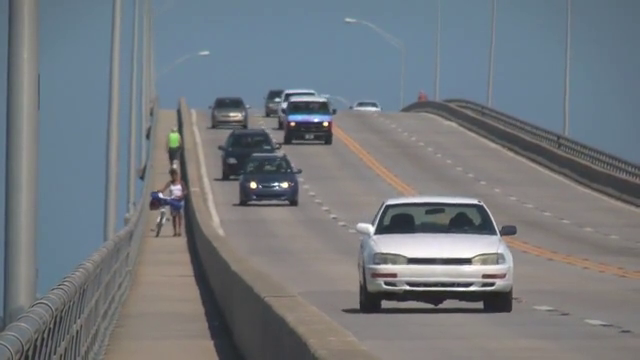
#> input picture frame 91 of slow_traffic_small.mp4, 640 x 360 px, given in place of stitching_video.mp4, which was not available
$ python imageStitching.py
#> lines starting #> are read from the running program, lines starting #| are printed output that depends on the picture; pictures that were not available may be replaced by others from this repository, and a replacement may not be noted
'''
Stitching sample
================

Show how to use Stitcher API from python in a simple way to stitch panoramas
or scans.
'''

# Python 2/3 compatibility
from __future__ import print_function

import numpy as np
import cv2 as cv
import matplotlib.pyplot as plt
import sys


"""parser = argparse.ArgumentParser(prog='stitching.py', description='Stitching sample.')
parser.add_argument('--mode',
                    type=int, choices=modes, default=cv.Stitcher_PANORAMA,
                    help='Determines configuration of stitcher. The default is `PANORAMA` (%d), '
                         'mode suitable for creating photo panoramas. Option `SCANS` (%d) is suitable '
                         'for stitching materials under affine transformation, such as scans.' % modes)
parser.add_argument('--output', default='result.jpg',
                    help='Resulting image. The default is `result.jpg`.')
parser.add_argument('img', nargs='+', help='input images')

__doc__ += '\n' + parser.format_help()"""

def display_video(path):
#> called with path = './stitching_video.mp4'
    cap = cv.VideoCapture(path)
    frame,ret = cap.read()
#> ret is the input picture: shape (360, 640, 3); mean B, G, R 126.6, 121.2, 115.7
    cntFrame=0
    while 1:
        ret,frame = cap.read()
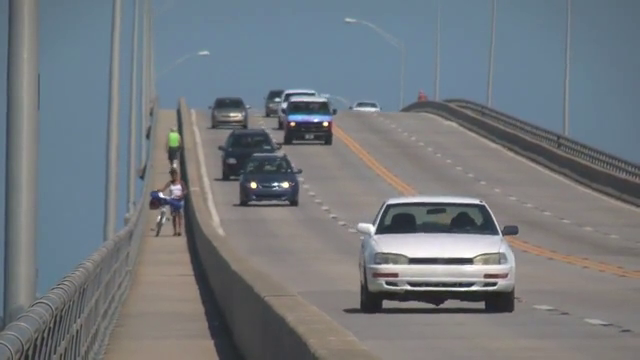
#> input picture frame 92 of slow_traffic_small.mp4, 640 x 360 px, given in place of stitching_video.mp4, which was not available
#> frame is the input picture: shape (360, 640, 3); mean B, G, R 126.3, 121.1, 115.4

        if ret:
            cv.imwrite("./stitch_images/img{:04d}.jpg".format(cntFrame), frame)
            cv.waitKey(10)
            cntFrame+=1
            cv.imshow("video",frame)
            k = cv.waitKey(20)
#> (key Esc is pressed here)
            if k%256 == 32:
                #Space to break
                break
        else: break
    cap.release()
    return cntFrame


#display_video("./stitching_video.mp4")
def main():
    cntFrame = display_video("./stitching_video.mp4")
    modes = (cv.Stitcher_PANORAMA, cv.Stitcher_SCANS)
    # read input images
    idxs = np.linspace(0,cntFrame,50).astype('int')
    #print(idxs)

    imgs = []
    for idx in idxs:
        img = cv.imread("stitch_images/img{:04d}.jpg".format(idx))
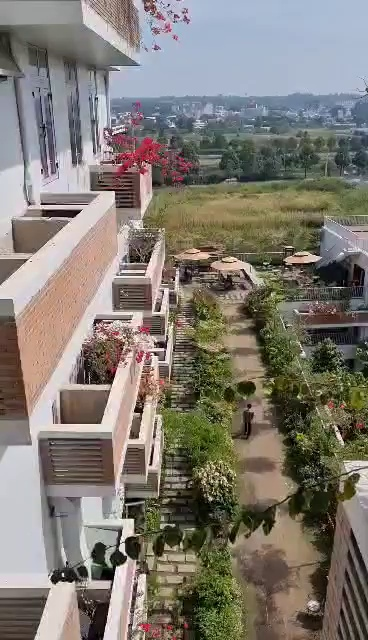
#> input picture stitch_images/img0000.jpg, 368 x 640 px
#> img is the input picture: shape (640, 368, 3); mean B, G, R 113.6, 122.1, 127.9
        imgs.append(img)
    shape = idxs.reshape(-1,5).shape
#> shape = (10, 5)
    _, axs = plt.subplots(shape[0], shape[1], figsize=(12, 12))
    axs = axs.flatten()
    for img, ax in zip(imgs, axs):
        ax.imshow(img)
    plt.show()

    stitcher = cv.Stitcher.create(modes[1])
    status, pano = stitcher.stitch(imgs)
    if status != cv.Stitcher_OK:
        print("Can't stitch images, error code = %d" % status)
        sys.exit(-1)
    cv.imwrite("stitch_images/panorama.jpg", pano)
    print("stitching completed successfully. %s saved!" % modes[1])
    cv.waitKey(10)
    cv.imshow("stitch_image",pano)
    cv.waitKey(0)
    print('Done')


if __name__ == '__main__':
    #print(__doc__)
#> (the run stopped early here; a loop or call above may not have finished)

$ run again, starting later in the video
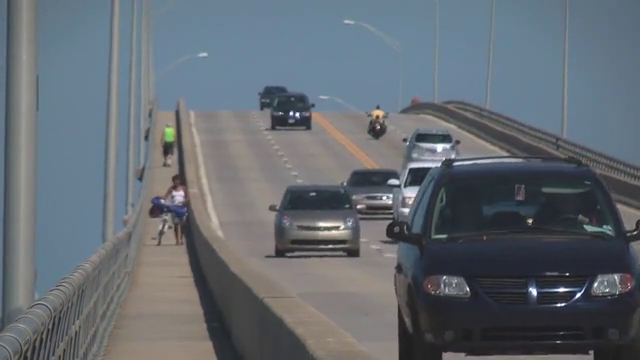
#> input picture frame 411 of slow_traffic_small.mp4, 640 x 360 px, given in place of stitching_video.mp4, which was not available
#> in display_video, ret is the input picture: shape (360, 640, 3); mean B, G, R 113.8, 106.6, 99.3
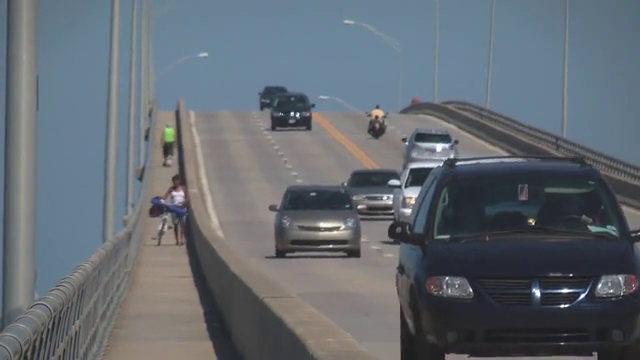
#> input picture frame 412 of slow_traffic_small.mp4, 640 x 360 px, given in place of stitching_video.mp4, which was not available
#> in display_video, frame is the input picture: shape (360, 640, 3); mean B, G, R 113.7, 106.5, 99.2
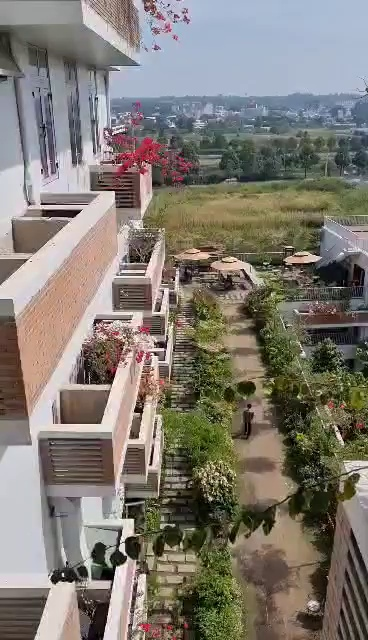
#> input picture stitch_images/img0000.jpg, 368 x 640 px
#> in main, img is the input picture: shape (640, 368, 3); mean B, G, R 113.6, 122.1, 127.9
#> shape = (10, 5)

$ run again, starting later in the video
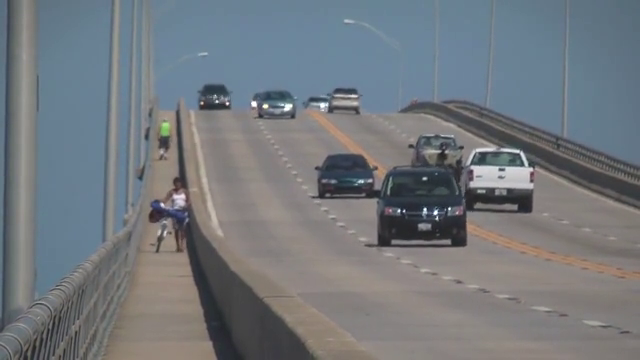
#> input picture frame 731 of slow_traffic_small.mp4, 640 x 360 px, given in place of stitching_video.mp4, which was not available
#> in display_video, ret is the input picture: shape (360, 640, 3); mean B, G, R 125.5, 120.3, 115.1
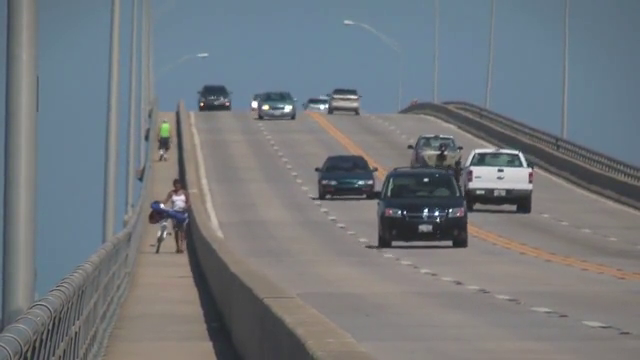
#> input picture frame 732 of slow_traffic_small.mp4, 640 x 360 px, given in place of stitching_video.mp4, which was not available
#> in display_video, frame is the input picture: shape (360, 640, 3); mean B, G, R 125.3, 120.4, 114.9
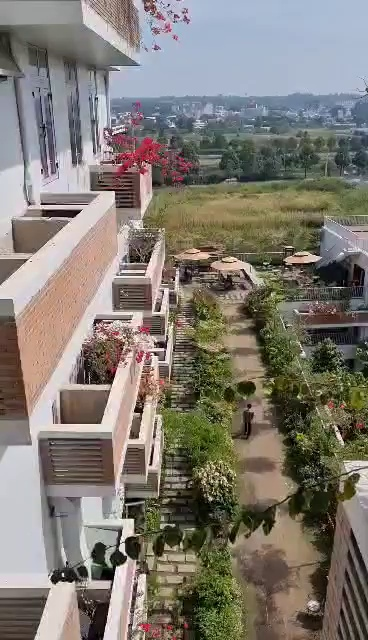
#> input picture stitch_images/img0000.jpg, 368 x 640 px
#> in main, img is the input picture: shape (640, 368, 3); mean B, G, R 113.6, 122.1, 127.9
#> shape = (10, 5)
